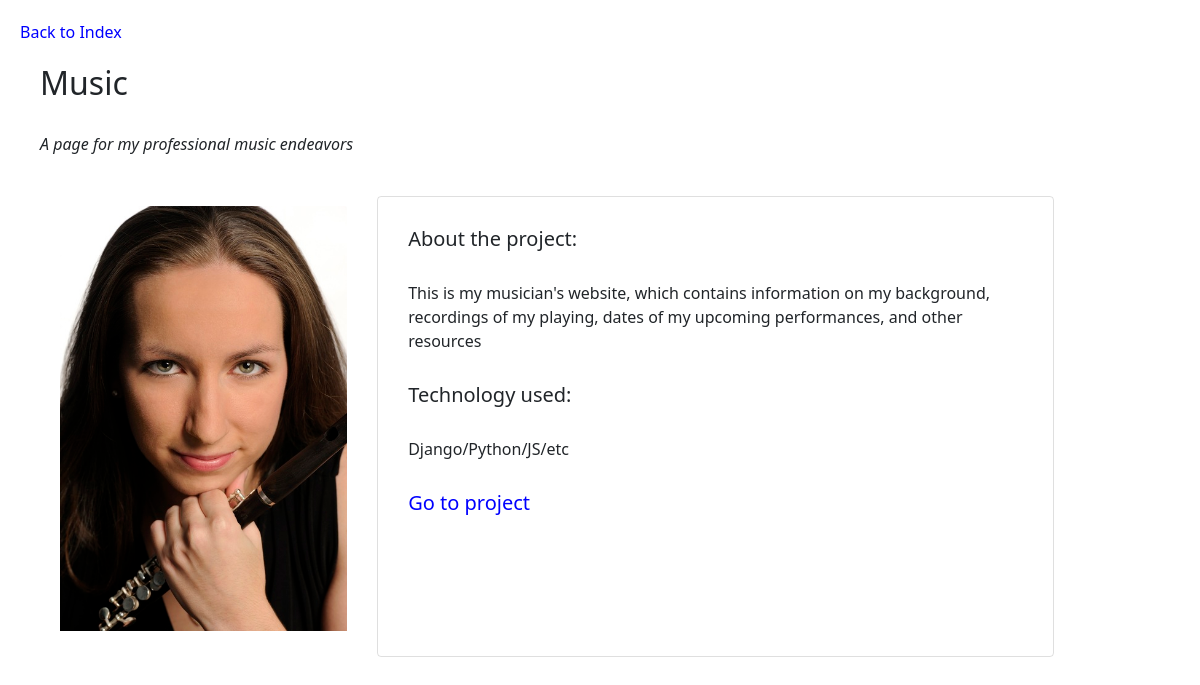
Page /projectGallery/3/ on the earlier database version.
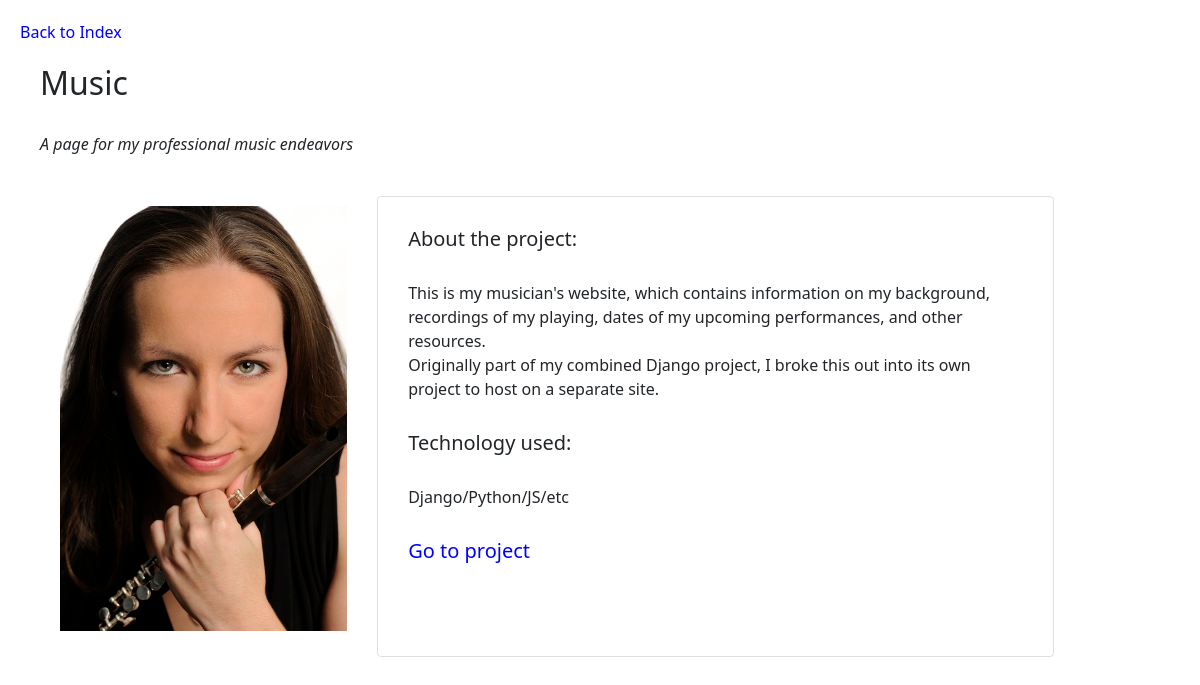
Same page on the later database version.
### projectGallery/models.py (models this page shows)
class Project(models.Model):
    title = models.CharField(max_length=100)
    summary = models.CharField(max_length=100)
    description = models.TextField(blank=True, null=True)
    technology = models.CharField(max_length=20, blank=True, null=True)
    image = models.ImageField(upload_to="projectGallery/uploads/", blank=True, null=True)
    url = models.CharField(max_length=100, blank=True, null=True)

### projectGallery/views.py (the view)
# urls.py: path("<int:pk>/", views.project_detail, name="project_detail"),
def project_detail(request, pk):
    project = Project.objects.get(pk=pk)
    context = {"breakpoints": settings.IMAGE_BREAKPOINTS, "project": project}
    return render(request, "project_detail.html", context)

### projectGallery/templates/project_detail.html
{% extends "project_base.html" %}
{% load thumbnail %}
{% load static %}
{% block page_content %}
<a href="{% url 'project_index' %}">Back to Index</a>
<h1 class="normal">{{ project.title }}</h1>
<p class="normal"><i>{{ project.summary }}</i></p>
<div class="normal projectDetailContainer">
	<div class="normal projectDetailImage">
		<img src="{% thumbnail project.image '768' as im %}{{ im.url }}{% endthumbnail %}"
			srcset="
				{% for size in breakpoints %}
				{% thumbnail project.image size as thumb %}  {{ thumb.url }} {{ thumb.x }}w{% endthumbnail %},
				{% endfor %}
				"
			class="card-img-top"
			alt="{{project.title}}"/>
	</div>
	<div class="normal projectDetailBox">
		<h5 class="normal">About the project:</h5>
		<p class="normal">{{ project.description|safe|linebreaksbr }}</p>
		<h5 class="normal">Technology used:</h5>
		<p class="normal">{{ project.technology }}</p>
		{% if project.url %}
		<h5 class="normal"><a href="{{ project.url }}">Go to project</a></h5>
		{% else %}
		<h5 class="normal">The code for this may be viewed on GitHub</h5>
		{% endif %}
	</div>
</div>
{% endblock %}

### projectGallery/templates/project_base.html (shortened to what this page needs)
<link rel="stylesheet" href="https://stackpath.bootstrapcdn.com/bootstrap/4.1.3/css/bootstrap.min.css">
<link rel="stylesheet" type="text/css" href="/static/base.css">
<link rel="stylesheet" type="text/css" href="/static/projectGallery/projectGallery.css">
<head><title>LarvalNemesis</title></head>
{% block page_content %} {% endblock %}

### collected_static/base.css (style rules this page uses)
div { display: block; }
h1, h2, h3, h4, h5, h6 { margin-top: 0; margin-bottom: .5rem; }
h1 { display: block; font-size: 2em; margin-block-start: 0.67em; margin-block-end: 0.67em; margin-inline-start: 0px; margin-inline-end: 0px; font-weight: bold; }
.h1, .h2, .h3, .h4, .h5, .h6, h1, h2, h3, h4, h5, h6 { margin-bottom: .5rem; font-family: inherit; font-weight: 500; line-height: 1.2; color: inherit; }
.card-img-top { width: 100%; border-top-left-radius: calc(.25rem - 1px); border-top-right-radius: calc(.25rem - 1px); }
img { vertical-align: middle; border-style: none; }
a { text-decoration: none; background-color: transparent; color: blue; }

### collected_static/projectGallery/projectGallery.css (style rules this page uses)
.normal { margin: 10px; padding: 10px; }
.projectDetailContainer { display:flex; width:90%; }
.projectDetailBox { flex:1; border:1px solid rgba(0,0,0,.125); border-radius:0.25rem; }
.projectDetailImage { flex:1; max-width:30%; height: auto !important; aspect-ratio: 8/12 !important; }

Differences in the rows shown:
changed Project "Music": description "This is my musician's website, which contains information on my background, recordings of my playing, dates of my upcoming performances, and other resources" → "…upcoming performances, and other resources. Originally part of my combined Django project, I broke this out into its own project to host on a separate site."
